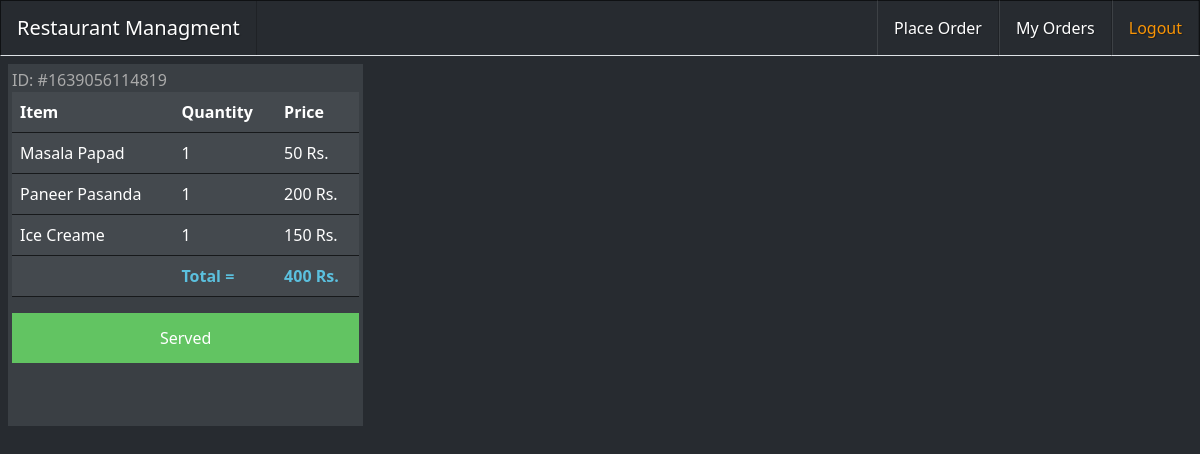
The app's page /RestaurantManagement/myOrders.php (signed in) with its own data.
### tables this page shows
CREATE TABLE `orders` (
  `id` int NOT NULL AUTO_INCREMENT,
  `order_id` varchar(100) DEFAULT NULL,
  `cust_id` varchar(45) DEFAULT NULL,
  `table_id` varchar(45) DEFAULT NULL,
  `item_id` varchar(45) DEFAULT NULL,
  `item_name` varchar(45) DEFAULT NULL,
  `quantity` varchar(45) DEFAULT NULL,
  `price` varchar(45) DEFAULT NULL,
  `status` varchar(45) DEFAULT 'pending',
  PRIMARY KEY (`id`)
);

### RestaurantManagement/myOrders.php (the view, shortened to what this page needs)
<?php
require './config/dbconfig.php';
$sql = "SELECT distinct(order_id) FROM orders WHERE cust_id=".$_SESSION['user']['cust_id'];
$result = mysqli_query($conn, $sql);
?>
<!DOCTYPE html>
<html lang="en">
<head>
    <link rel="stylesheet" href="./styles/bootstrap-slate.css">
    <link rel="stylesheet" href="./styles/default.css">
    <link rel="stylesheet" href="./styles/myOrders.css">
</head>
<body>
    <nav class="navbar navbar-expand bg-dark border-bottom">
        <a class="navbar-brand" href="./index.php">Restaurant Managment</a>
        <div class="collapse navbar-collapse" id="navbarNav">
          <ul class="navbar-nav position-absolute end-0">
              <li class="nav-item">
                <a class="nav-link active px-3" aria-current="page" href="./bookTable.php">Place Order</a>
              </li>
              <li class="nav-item">
                <a class="nav-link px-3" href="./myOrders.php">My Orders</a>
              </li>
              <li class="nav-item">
                <a class="nav-link px-3 text-warning" href="./controllers/logout.php">Logout</a>
              </li>
          </ul>
        </div>
    </nav>
    <div class="main p-2">
        <?php
            while($row = mysqli_fetch_array($result)){
                echo "<div class='block bg-primary p-1'>";
                    echo "<p style='margin:0'>ID: #".$row[0]."</p>";
                        echo "<table class='table'>";
                            echo "<tr>";
                                echo "<th>";
                                    echo "Item";
                                echo "</th>";
                                echo "<th>";
                                    echo "Quantity";
                                echo "</th>";
                                echo "<th>";
                                    echo "Price";
                                echo "</th>";
                            echo "</tr>";
                $sql = "SELECT * FROM orders WHERE order_id='$row[0]'";
                $res1 = mysqli_query($conn, $sql);
                $total = 0;
                $order_status = '';
                while($row1 = mysqli_fetch_array($res1)){
                    echo "<tr>";
                        echo "<td>";
                            echo str_replace("+"," ", $row1['item_name']);
                        echo "</td>";
                        echo "<td>";
                        echo $row1['quantity'];
                        echo "</td>";
                        echo "<td>";
                        echo $row1['price']." Rs.";
                        echo "</td>";
                    echo "</tr>";
                    $total += $row1['price'];
                    if($row1['status'] == 'pending')
                        $order_status = "<span class='bg-danger text-white status'>Pending</span>";
                    else if($row1['status'] == 'served')
                        $order_status = "<span class='bg-success text-white status'>Served</span>";
                    else if($row1['status'] == 'finished')
                        $order_status = "<span class='bg-warning status text-white'>Finished</span>";
                }
                        echo "<tr class='text-info'>";
                            echo "<td>";
                            echo "</td>";
                            echo "<th class=''>";
                                echo "Total = ";
                            echo "</th>";
                            echo "<th>";
                                echo $total." Rs.";
                            echo "</th>";
                        echo "</tr>";
                    echo "</table>";
                    echo $order_status;
                echo "</div>";
            }
        ?>
    </div>
</body>
</html>

### RestaurantManagement/styles/default.css (style rules this page uses)
*, *::after, *::before { padding: 0px; margin: 0px; }
body { overflow-x: hidden; }
.starter, .main, .desert { flex: 1; box-sizing: border-box; }

### RestaurantManagement/styles/myOrders.css (style rules this page uses)
.main { height: calc(100vh - 60px); width: 100%; overflow-x: hidden; overflow-y: auto; display: flex; flex-wrap: wrap; gap: 10px; justify-content: flex-start; }
.main .block { height: 50%; width: 30%; overflow-x: hidden; overflow-y: auto; }
td, th { vertical-align: middle; }
.status { width: 100%; height: 50px; display: flex; justify-content: center; align-items: center; }

### records on screen
orders: item_name "Masala Papad", quantity "1", price "50"
orders: item_name "Paneer Pasanda", quantity "1", price "200"
orders: item_name "Ice Creame", quantity "1", price "150"

### other values on screen
$row[0] "1639056114819"
$total "400"
